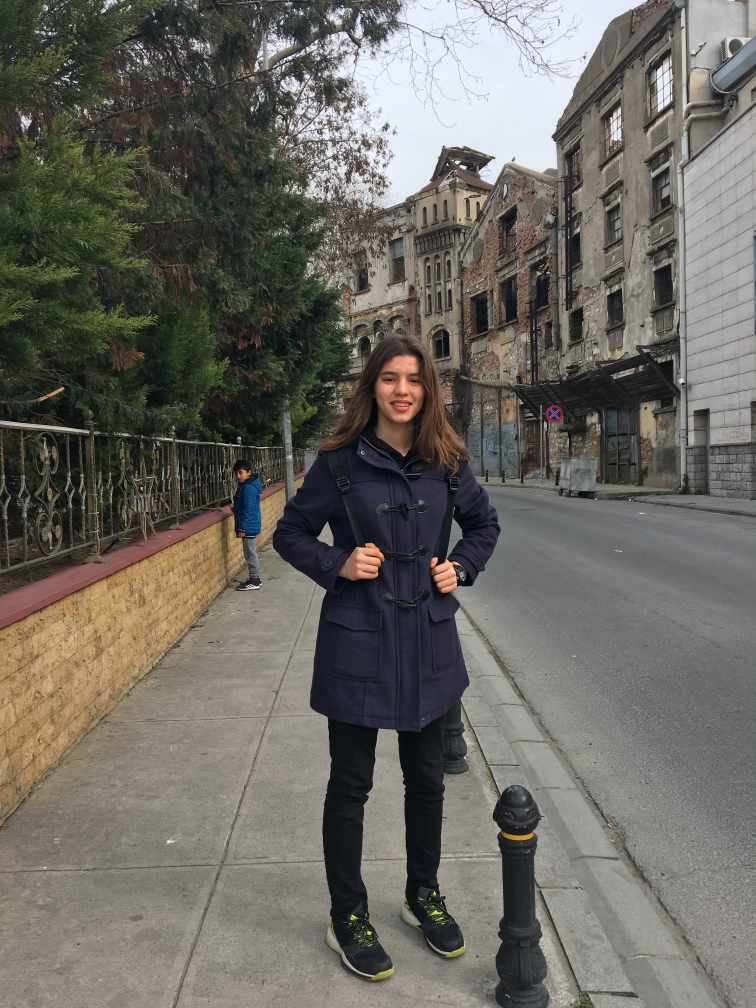
#> input picture photos/004.JPG, 3024 x 4032 px (shown at 1/4 size)
$ python transmitting-images.py
#> lines starting #> are read from the running program, lines starting #| are printed output that depends on the picture
import cv2
import numpy as np

image_path = "../photos/004.JPG"
image = cv2.imread(image_path)
#> image is the input picture: shape (4032, 3024, 3); mean B, G, R 97.4, 104.1, 106.8
image = cv2.resize(image, (256, 256))
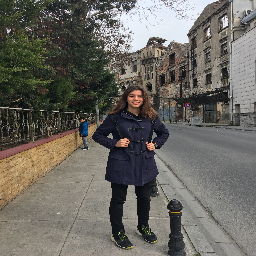
#> image: shape (256, 256, 3); mean B, G, R 97.4, 104, 106.7
image_shape = image.shape
#> image_shape = (256, 256, 3)

T = np.float32([[1, 0, image_shape[1] / 3],
                [0, 1, image_shape[0] / 3]])
#> T = [[1, 0, 85.33], [0, 1, 85.33]]

image = cv2.warpAffine(image, T, (image_shape[0], image_shape[1]))
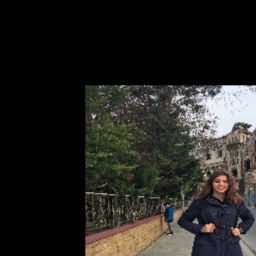
#> image: shape (256, 256, 3); mean B, G, R 33.9, 37.5, 38.7


cv2.imshow("Reading Image", image)

cv2.waitKey(0)
cv2.destroyAllWindows()
